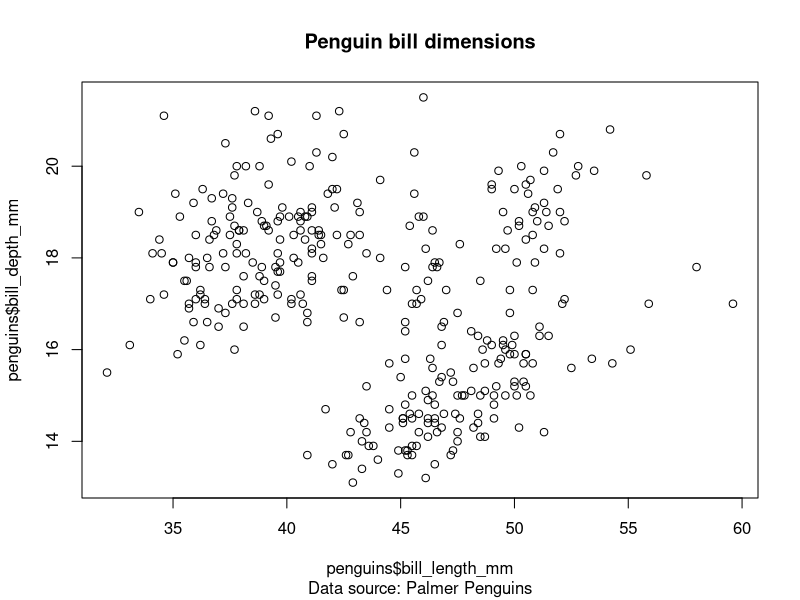
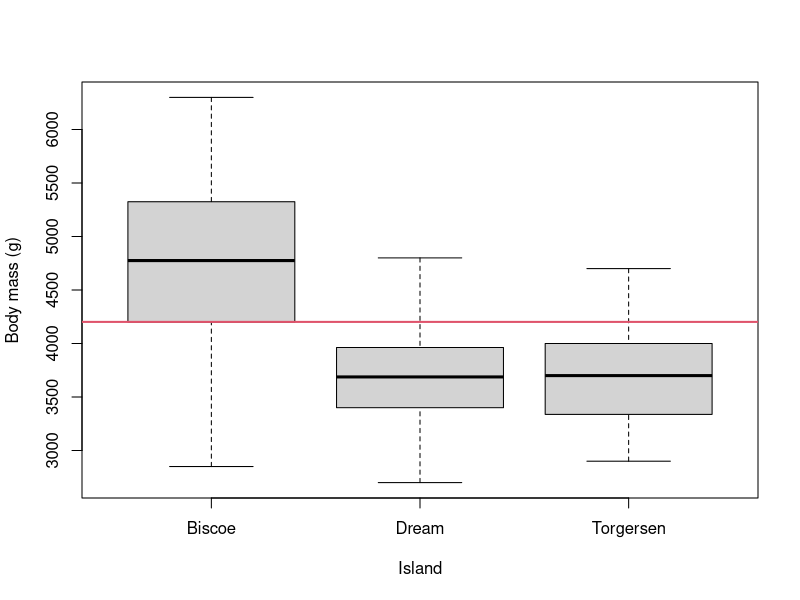

Here is the R script that generated these plots, in order:
## ---- chunk 1
knitr::opts_chunk$set(
  collapse = TRUE,
  comment = "#>"
)
include_solutions <- TRUE
## ---- chunk 2
require(rmarkdown)
require(knitr)
require(kableExtra)
# Put any library imports and other preamble here.
## ---- chunk 3
#| warning: false
library(palmerpenguins)
penguins <- palmerpenguins::penguins
## ---- chunk 4
#| echo: false
#| fig-cap: "Penguin bill depth vs length"
plot(x = penguins$bill_length_mm,
y = penguins$bill_depth_mm, 
main = "Penguin bill dimensions",
sub = "Data source: Palmer Penguins")

## ---- chunk 5
#| results: hold
mean(penguins$body_mass_g, na.rm = TRUE)
median(penguins$body_mass_g, na.rm = TRUE)
## ---- chunk 6
#| label: n_penguins_in_islands
#| tbl-cap: "Number of penguins in each island"
island_counts <- table(penguins$island)
knitr::kable(island_counts, col.names = c("Island", "Number of penguins"))
## ---- chunk 7
#| fig-cap: "Penguin body mass by island"
plot(x = penguins$island, 
     y = penguins$body_mass_g, 
     ylab = "Body mass (g)", 
     xlab = "Island",
     col(c(6, 3, 4)))
abline(h = mean(penguins$body_mass_g,na.rm = TRUE), col = 2, lwd = 2)
